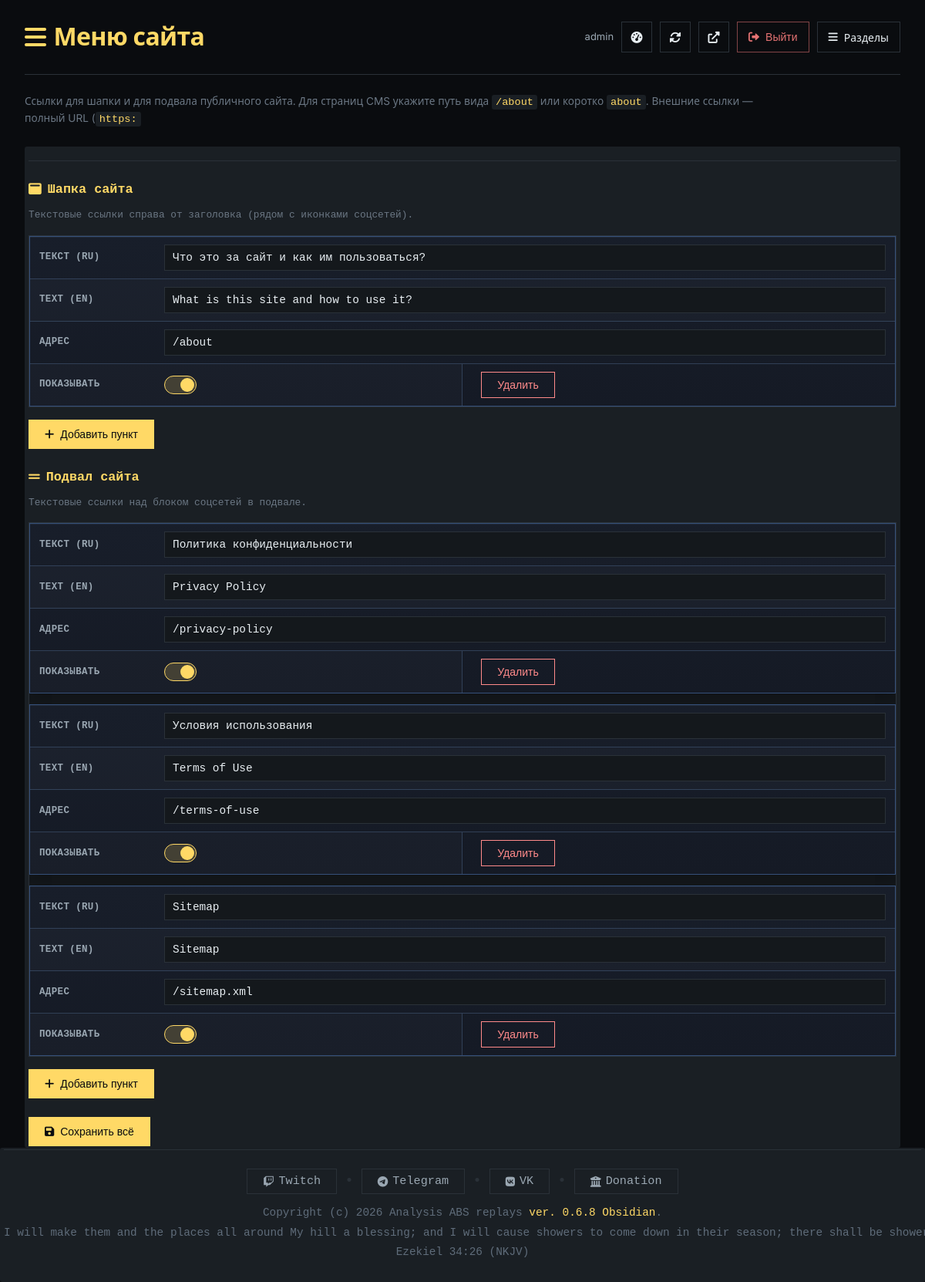
Page /admin/site-menu.php (signed in) on the committed database.
### tables this page shows
CREATE TABLE `cms_site_menu` (
  `id` int unsigned NOT NULL AUTO_INCREMENT,
  `label` varchar(255) NOT NULL,
  `label_en` varchar(255) NOT NULL DEFAULT '',
  `href` varchar(512) NOT NULL,
  `placement` varchar(16) NOT NULL DEFAULT 'header',
  `sort_order` int NOT NULL DEFAULT '0',
  `is_enabled` tinyint(1) NOT NULL DEFAULT '1',
  `created_at` timestamp NULL DEFAULT CURRENT_TIMESTAMP,
  `updated_at` timestamp NULL DEFAULT CURRENT_TIMESTAMP ON UPDATE CURRENT_TIMESTAMP,
  PRIMARY KEY (`id`),
  KEY `sort_order_idx` (`sort_order`),
  KEY `placement_idx` (`placement`)
);

### config/config_db.php (called while the page is built)
<?php
return [
    'host' => 'localhost',
    'database' => 'chadow',
    'username' => 'chadow',
    'password' => 'hZ2wF3jR2mdL4wE0!',
    'charset' => 'utf8mb4',
    'collation' => 'utf8mb4_unicode_ci',
    'options' => [
        PDO::ATTR_ERRMODE => PDO::ERRMODE_EXCEPTION,
        PDO::ATTR_DEFAULT_FETCH_MODE => PDO::FETCH_ASSOC,
        PDO::ATTR_EMULATE_PREPARES => false,
    ]
];

### config/database.php (called while the page is built, shortened)
<?php
require_once __DIR__ . '/config_db.php';
class Database {
    private static $instance = null;
    private $connection;
    private $config;
    private function __construct() {
        $this->config = require __DIR__ . '/config_db.php';
    }
    public static function getInstance() {
        if (self::$instance === null) {
            self::$instance = new self();
        }
        return self::$instance;
    }
    private function connect() {
        try {
            $dsn = "mysql:host={$this->config['host']};dbname={$this->config['database']};charset={$this->config['charset']}";
            $this->connection = new PDO(
                $dsn,
                $this->config['username'],
                $this->config['password'],
                $this->config['options']
            );
            $this->connection->exec("SET time_zone = '+00:00'");
        } catch (PDOException $e) {
            die("Ошибка подключения к базе данных: " . $e->getMessage());
        }
    }
    public function query($sql, $params = []) {
        $start = microtime(true);
        $stmt = $this->connection->prepare($sql);
        $stmt->execute($params);
        return $stmt;
    }
    public function fetchAll($sql, $params = []) {
        $stmt = $this->query($sql, $params);
        return $stmt->fetchAll();
    }
}

### admin/includes/bootstrap.php (called while the page is built, shortened)
<?php
$_root = dirname(__DIR__, 2);
require_once $_root . '/config/database.php';
require_once $_root . '/config/runtime_flags.php';
$db = Database::getInstance();

### config/runtime_flags.php (called while the page is built, shortened)
<?php
function chadow_env_flag(string $name, bool $default = false): bool
{
    $raw = getenv($name);
    if (!is_string($raw)) {
        return $default;
    }
    $value = strtolower(trim($raw));
    return in_array($value, ['1', 'true', 'yes', 'on'], true);
}
function chadow_runtime_schema_checks_enabled(): bool
{
    static $enabled = null;
    if ($enabled !== null) {
        return $enabled;
    }
    $enabled = chadow_env_flag('CHADOW_RUNTIME_SCHEMA_CHECKS', false);
    return $enabled;
}
function chadow_perf_logging_enabled(): bool
{
    static $enabled = null;
    if ($enabled !== null) {
        return $enabled;
    }
    $enabled = chadow_env_flag('CHADOW_PERF_LOG', false);
    return $enabled;
}

### admin/site-menu.php (the view, shortened to what this page needs)
<?php
require_once __DIR__ . '/includes/bootstrap.php';
$db_error = null;
$menuItems = [];
try {
    $menuItems = $db->fetchAll(
        'SELECT id, label, label_en, href, sort_order, is_enabled, placement FROM cms_site_menu ORDER BY placement, sort_order ASC, id ASC'
    );
} catch (Exception $e) {
    $db_error = $e->getMessage();
}
$menuHeader = [];
$menuFooter = [];
foreach ($menuItems as $row) {
    $p = isset($row['placement']) ? trim((string) $row['placement']) : '';
    if ($p === 'footer') {
        $menuFooter[] = $row;
    } else {
        $menuHeader[] = $row;
    }
}
require __DIR__ . '/includes/admin_head.php';
?>
    <div class="container">
        <div class="header">
            <h1>
                <i class="fas fa-bars" style="color: #ffd966;"></i>
                Меню сайта
            </h1>
            <?php $navCurrent = 'site-menu'; include __DIR__ . '/includes/header_nav.php'; ?>
        </div>
        <?php if ($db_error !== null): ?>
            <div class="alert alert-danger">
                <i class="fas fa-exclamation-triangle"></i>
                Ошибка БД: <?php echo htmlspecialchars($db_error); ?>
            </div>
        <?php else: ?>
            <p class="site-menu-hint">
                Ссылки для шапки и для подвала публичного сайта. Для страниц CMS укажите путь вида <code>/about</code> или коротко <code>about</code>.
                Внешние ссылки — полный URL (<code>https:
            </p>
            <div class="site-menu-panels-footer" role="region" aria-label="Редакторы меню шапки и подвала">
                <div class="site-menu-panel">
                    <h2 class="site-menu-panel-title"><i class="fas fa-window-maximize" aria-hidden="true"></i> Шапка сайта</h2>
                    <p class="site-menu-panel-hint">Текстовые ссылки справа от заголовка (рядом с иконками соцсетей).</p>
                    <div class="site-menu-table-wrap">
                        <table class="site-menu-table">
                            <tbody id="siteMenuRowsHeader">
                                <?php foreach ($menuHeader as $row): ?>
                                    <tr class="site-menu-row">
                                        <td>
                                            <input type="text" class="site-menu-label" value="<?php echo htmlspecialchars($row['label'], ENT_QUOTES, 'UTF-8'); ?>" placeholder="Название">
                                        </td>
                                        <td>
                                            <input type="text" class="site-menu-label-en" value="<?php echo htmlspecialchars($row['label_en'] ?? '', ENT_QUOTES, 'UTF-8'); ?>" placeholder="Name (EN)">
                                        </td>
                                        <td>
                                            <input type="text" class="site-menu-href" value="<?php echo htmlspecialchars($row['href'], ENT_QUOTES, 'UTF-8'); ?>" placeholder="/page или https://…">
                                        </td>
                                        <td class="site-menu-col-enabled">
                                            <label class="site-menu-switch">
                                                <span class="site-menu-switch-slider" aria-hidden="true"></span>
                                            </label>
                                        </td>
                                        <td class="site-menu-col-actions">
                                            <button type="button" class="btn btn-danger site-menu-row-del" title="Удалить строку">Удалить</button>
                                        </td>
                                    </tr>
                                <?php endforeach; ?>
                            </tbody>
                        </table>
                    </div>
                    <p class="site-menu-panel-actions">
                        <button type="button" class="btn btn-primary site-menu-add-btn" data-target="siteMenuRowsHeader">
                            <i class="fas fa-plus"></i> Добавить пункт
                        </button>
                    </p>
                </div>
                <div class="site-menu-panel">
                    <h2 class="site-menu-panel-title"><i class="fas fa-grip-lines" aria-hidden="true"></i> Подвал сайта</h2>
                    <p class="site-menu-panel-hint">Текстовые ссылки над блоком соцсетей в подвале.</p>
                    <div class="site-menu-table-wrap">
                        <table class="site-menu-table">
                            <tbody id="siteMenuRowsFooter">
                                <?php foreach ($menuFooter as $row): ?>
                                    <tr class="site-menu-row">
                                        <td>
                                            <input type="text" class="site-menu-label" value="<?php echo htmlspecialchars($row['label'], ENT_QUOTES, 'UTF-8'); ?>" placeholder="Название">
                                        </td>
                                        <td>
                                            <input type="text" class="site-menu-label-en" value="<?php echo htmlspecialchars($row['label_en'] ?? '', ENT_QUOTES, 'UTF-8'); ?>" placeholder="Name (EN)">
                                        </td>
                                        <td>
                                            <input type="text" class="site-menu-href" value="<?php echo htmlspecialchars($row['href'], ENT_QUOTES, 'UTF-8'); ?>" placeholder="/page или https://…">
                                        </td>
                                        <td class="site-menu-col-enabled">
                                            <label class="site-menu-switch">
                                                <span class="site-menu-switch-slider" aria-hidden="true"></span>
                                            </label>
                                        </td>
                                        <td class="site-menu-col-actions">
                                            <button type="button" class="btn btn-danger site-menu-row-del" title="Удалить строку">Удалить</button>
                                        </td>
                                    </tr>
                                <?php endforeach; ?>
                            </tbody>
                        </table>
                    </div>
                    <p class="site-menu-panel-actions">
                        <button type="button" class="btn btn-primary site-menu-add-btn" data-target="siteMenuRowsFooter">
                            <i class="fas fa-plus"></i> Добавить пункт
                        </button>
                    </p>
                </div>
            </div>
            <p class="site-menu-save-wrap">
                <button type="button" class="btn btn-primary" id="siteMenuSaveBtn">
                    <i class="fas fa-save"></i> Сохранить всё
                </button>
            </p>
        <?php endif; ?>
    </div>
    <?php include __DIR__ . '/includes/footer.php'; ?>
<?php require __DIR__ . '/includes/admin_footer.php'; ?>

### rows in the picture
cms_site_menu: label "Что это за сайт и как им пользоваться?", label_en "What is this site and how to use it?", href "/about"
cms_site_menu: label "Политика конфиденциальности", label_en "Privacy Policy", href "/privacy-policy"
cms_site_menu: label "Условия использования", label_en "Terms of Use", href "/terms-of-use"
cms_site_menu: label "Sitemap", label_en "Sitemap", href "/sitemap.xml"

### other values in the picture
$displayName "admin"
$appVersion "0.6.8 Obsidian"
